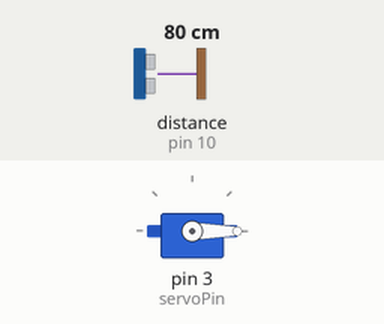
Simulated run of this sketch. Board: Arduino Uno, built with avr-gcc and run on an emulated ATmega328P. On the bench: servo. Wiring (inferred from the names in the program): ultrasonic range finder: trigger pin 9; echo pin 10. The test bench sets the inputs (shaded band); at power-on: distance to the obstacle (sensor on pin 10) 80 cm. The echo pulse lasts 58.3 µs per cm.

Above: at 2.3 s.
2.4 s: distance to the obstacle (sensor on pin 10) set to 35 cm
4.5 s: distance to the obstacle (sensor on pin 10) set to 27 cm
At 5.3 s:
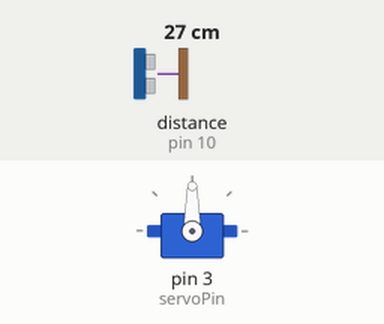
6.6 s: distance to the obstacle (sensor on pin 10) set to 60 cm
At 9.7 s:
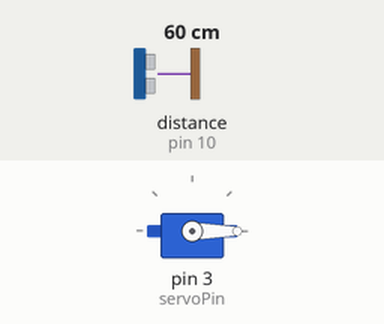
10.0 s: distance to the obstacle (sensor on pin 10) set to 2 cm
At 10.9 s:
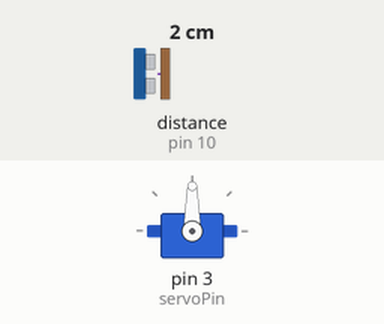
Timing chart, 0 to 13.0 s (numbered marks = the images above; inputs shaded):
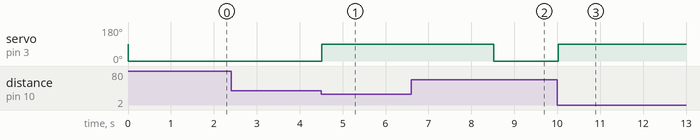

Measured:
- the behaviour switches between 31 and 30 cm on distance to the obstacle (sensor on pin 10) (found by bisection; images 0 and 1)
- after the input at 2.4 s, every drawn part: stays the same
- after the input at 4.5 s, servo on pin 3 (servoPin): 0° → 90° at once
- after the input at 6.6 s, servo on pin 3 (servoPin): 90° → 0° after 1.9 s
- after the input at 10.0 s, servo on pin 3 (servoPin): 0° → 90° at once

The sketch:

Smart_dustbin.ino
```cpp
//******** Documentation Section ***********
//Project name : Smart Dustbin
//Funtion : Automatically opens the lid of dustbin when you go near it.
// Author : Harshit Srivastava
// Date : 18th January 2017

// Library included
#include<Servo.h> // library for Servo Motors


// defines pins numbers
const int trigPin = 9;//Connect trig pin of UltraSonic Sensor.
const int echoPin = 10;//Connect Echo pin of UltraSonic Sensor.
const int servoPin = 3;//Connect Servo Motor to given pin ( select any PWM pin )

// defines variables
long duration;
int distance;
int Dist;
Servo Servo_Motor;

// Prototype Declaration Section.
int MeasureDistance();

void setup() {

    pinMode(trigPin, OUTPUT); // Sets the trigPin as an Output
    pinMode(echoPin, INPUT); // Sets the echoPin as an Input
    Servo_Motor.attach(servoPin); // We need to attach the servo to the used pin number
    Serial.begin(9600); // Starts the serial communication
}

void loop()
{
      Dist = MeasureDistance();
      if (Dist < 30)// if distance is less than 30cm
      {
           open ();// opens the lid of Dustbin When you are near to it
           delay (1000);
      }
      else
      {
        close(); // Closes the lid of Dustbin When you are far from it.
        delay(500);
      }
}

void open ()
{
   Servo_Motor.attach(servoPin);
   Servo_Motor.write(90);   // turns the horn of Servo motor by 90 degree from intial position
   delay(1000);
   Servo_Motor.detach();
}

void close()
{
   Servo_Motor.attach(servoPin);
   Servo_Motor.write(0);   // bring back th horn of servo motor back to its original position
   delay(1000);
   Servo_Motor.detach();

}

int MeasureDistance ()
{
    // Clears the trigPin
    digitalWrite(trigPin, LOW);
    delayMicroseconds(2);
    // Sets the trigPin on HIGH state for 10 micro seconds
    digitalWrite(trigPin, HIGH);
    delayMicroseconds(10);
    digitalWrite(trigPin, LOW);
    // Reads the echoPin, returns the sound wave travel time in microseconds
    duration = pulseIn(echoPin, HIGH);
    // Calculating the distance in cm
    distance= duration*0.034/2;
    return distance;
}
```
